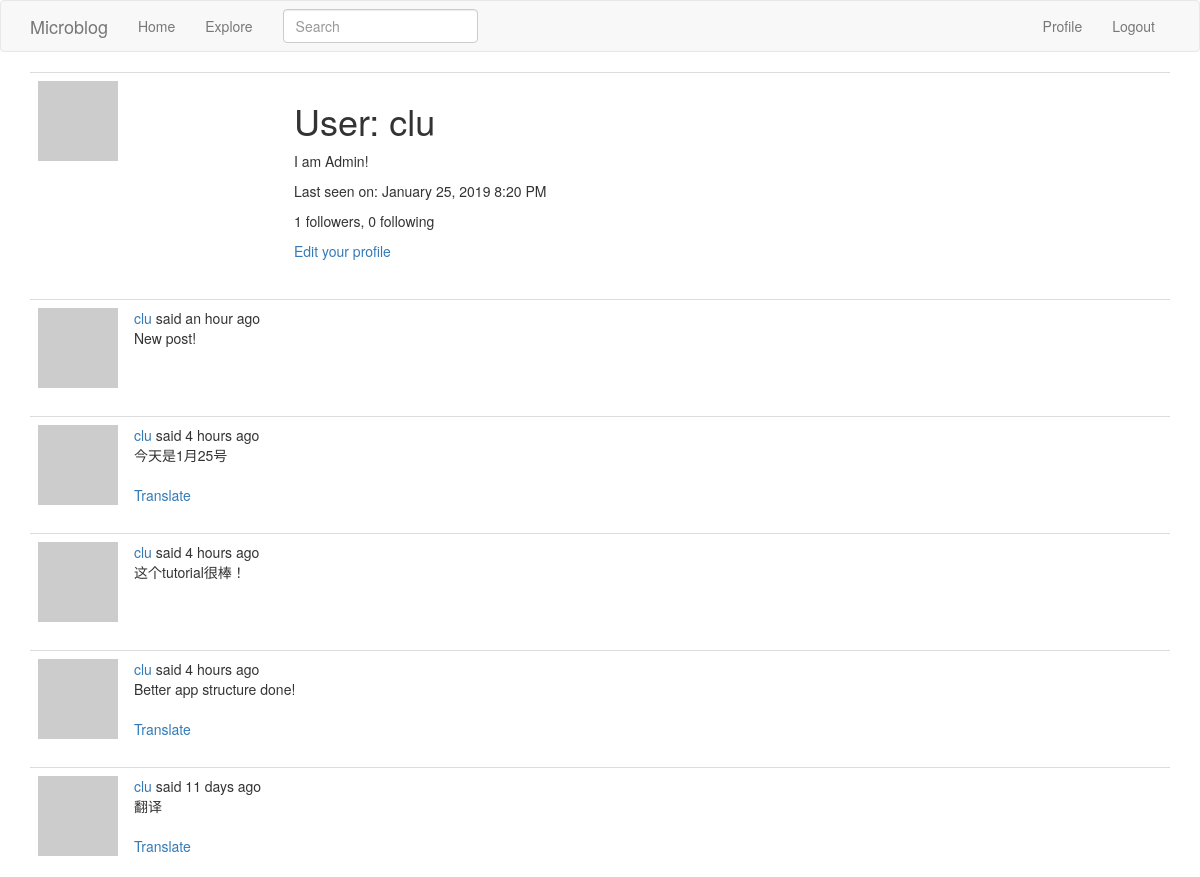
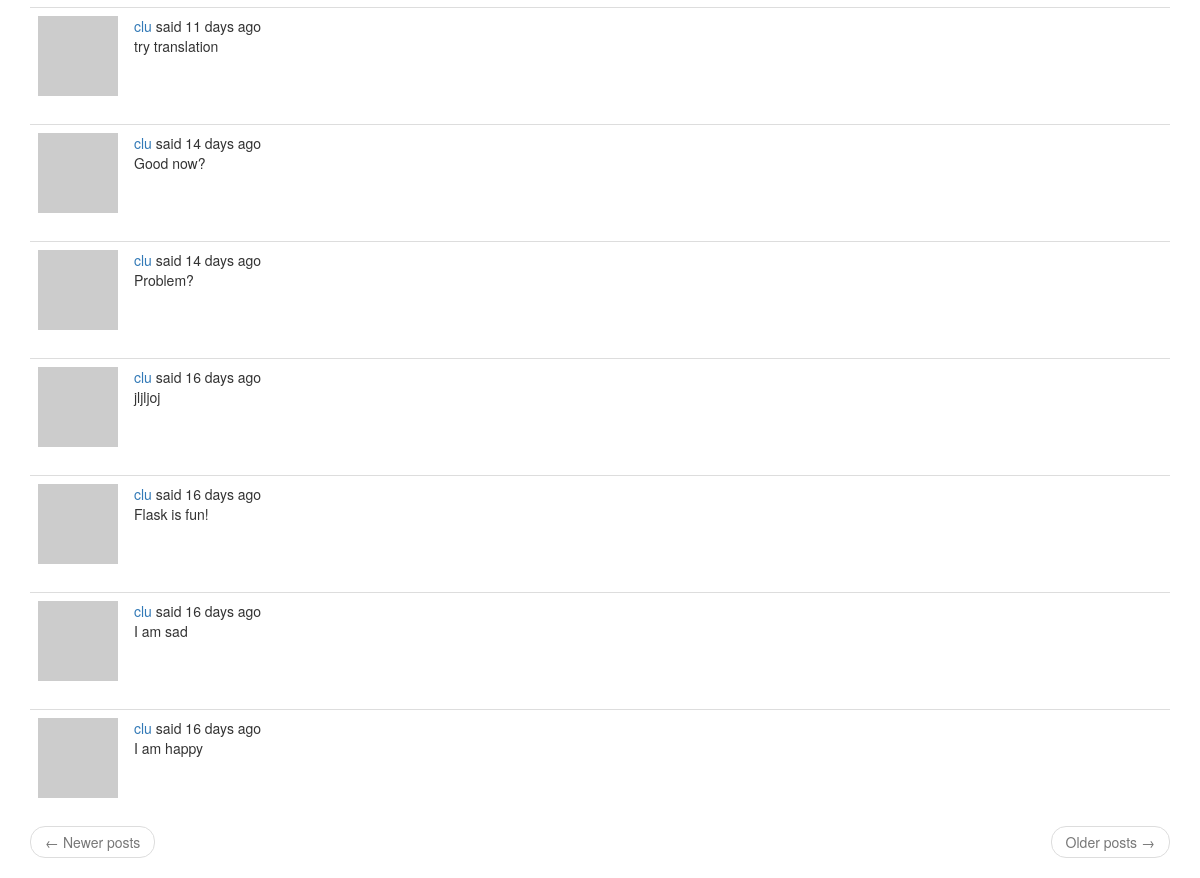
Screenshot of /user/clu (signed in) with the database file from the repository (2 pictures, top to bottom).
### blogApp/models.py (models this page shows, shortened)
class User(UserMixin, db.Model):
  id = db.Column(db.Integer, primary_key = True)
  username = db.Column(db.String(64), index = True, unique = True)
  email = db.Column(db.String(120), index = True, unique = True)
  password_hash = db.Column(db.String(128))
  about_me = db.Column(db.String(140))
  last_seen = db.Column(db.DateTime, default=datetime.utcnow)
  '''
  For a one-to-many relationship, a db.relationship field is normally defined on the "one" side, and is used as a convenient way to get access to the "many".
  The backref argument defines the name of a field that will be added to the objects of the "many" class that points back at the "one" object.
  '''
  posts = db.relationship('Post', backref='author', lazy='dynamic')
  '''
  The __repr__ method tells Python how to print objects of this class, which is going to be useful for debugging.
  '''
  def __repr__(self):
    return '<User {}>'.format(self.username)
  def avatar(self, size):
    digest = md5(self.email.lower().encode('utf-8')).hexdigest()
    return 'https://www.gravatar.com/avatar/{}?d=identicon&s={}'.format(digest, size)
  '''
  many to many relationship
  '''
  followed = db.relationship(
    'User', secondary=followers,
    primaryjoin=(followers.c.follower_id == id),
    secondaryjoin=(followers.c.followed_id == id),
    backref=db.backref('followers', lazy='dynamic'), lazy='dynamic')

class SearchableMixin(object):
  '''
  The method is to see what objects are going to be added, modified, deleted, available as session.new, session.dirty, session.deleted.
  These objects are not going to be available anymore after the session is committed, so I need to save them before the commit takes place.
  I'm using a session._changes dictionary to write these objects in a place that is going to survive the session commit, because as soon as the session is committed I will be using them to update the Elasticsearch index.
 '''
  @classmethod
  def before_commit(cls, session):
    session._changes = {
      'add': list(session.new),
      'update': list(session.dirty),
      'delete':list(session.deleted)
    }
  @classmethod
  def after_commit(cls, session):
    for obj in session._changes['add']:
      if isinstance(obj, SearchableMixin):
        add_to_index(obj.__tablename__, obj)
    for obj in session._changes['update']:
      if isinstance(obj, SearchableMixin):
        add_to_index(obj.__tablename__, obj)
    for obj in session._changes['delete']:
      if isinstance(obj, SearchableMixin):
        remove_from_index(obj.__tablename__, obj)
    session._changes = None
  '''
  The method is to refresh an index with all the data from the relational side.
  '''

class Post(SearchableMixin, db.Model):
    __searchable__ = ['body']
    id = db.Column(db.Integer, primary_key=True)
    body = db.Column(db.String(140))
    timestamp = db.Column(db.DateTime, index=True, default=datetime.utcnow) # timestamp index post so can retrieve them in  chronological order.
    user_id = db.Column(db.Integer, db.ForeignKey('user.id'))
    language = db.Column(db.String(5))

### blogApp/main/routes.py (the view)
@bp.route('/user/<username>')
@login_required
def user(username):
  user = User.query.filter_by(username=username).first_or_404()
  page = request.args.get('page', 1, type=int)
  posts = user.posts.order_by(Post.timestamp.desc()).paginate(
      page, current_app.config['POSTS_PER_PAGE'], False)
  next_url = url_for('main.user', username=user.username, page=posts.next_num) \
      if posts.has_next else None
  prev_url = url_for('main.user', username=user.username, page=posts.prev_num) \
      if posts.has_prev else None
  return render_template('user.html', user=user, posts=posts.items,
                         next_url=next_url, prev_url=prev_url)

### blogApp/main/forms.py
class SearchForm(FlaskForm):
  q = StringField(_l('Search'), validators = [DataRequired()])
  def __init__(self, *args, **kwargs):
    if 'formdata' not in kwargs:
      kwargs['formdata'] = request.args
    if 'csrf_enabled' not in kwargs:
      kwargs['csrf_enabled'] = False #For clickable search links to work, CSRF needs to be disabled
    super(SearchForm, self).__init__(*args, **kwargs)

### blogApp/main/routes.py (called while the page is built)
@bp.before_app_request
def before_request():
  if current_user.is_authenticated:
    current_user.last_seen = datetime.utcnow()
    db.session.commit()
    g.search_form = SearchForm()
  g.locale = str(get_locale())

### blogApp/models.py (called while the page is built)
@login.user_loader
def load_user(id):
    return User.query.get(int(id))

### blogApp/templates/user.html
{% extends "base.html" %}
{% block app_content %}
    <table class="table table-hover">
        <tr>
            <td width="256px"><img src="{{ user.avatar(256) }}"></td>
            <td>
                <h1>{{ _('User') }}: {{ user.username }}</h1>
                {% if user.about_me %}<p>{{ user.about_me }}</p>{% endif %}
                {% if user.last_seen %}
                <p>{{ _('Last seen on') }}: {{ moment(user.last_seen).format('LLL') }}</p>
                {% endif %}
                <p>{{ _('%(count)d followers', count=user.followers.count()) }}, {{ _('%(count)d following', count=user.followed.count()) }}</p>
                {% if user == current_user %}
                <p><a href="{{ url_for('main.edit_profile') }}">{{ _('Edit your profile') }}</a></p>
                {% elif not current_user.is_following(user) %}
                <p><a href="{{ url_for('main.follow', username=user.username) }}">{{ _('Follow') }}</a></p>
                {% else %}
                <p><a href="{{ url_for('main.unfollow', username=user.username) }}">{{ _('Unfollow') }}</a></p>
                {% endif %}
            </td>
        </tr>
    </table>
    {% for post in posts %}
        {% include '_post.html' %}
    {% endfor %}
    <nav aria-label="...">
        <ul class="pager">
            <li class="previous{% if not prev_url %} disabled{% endif %}">
                <a href="{{ prev_url or '#' }}">
                    <span aria-hidden="true">&larr;</span> {{ _('Newer posts') }}
                </a>
            </li>
            <li class="next{% if not next_url %} disabled{% endif %}">
                <a href="{{ next_url or '#' }}">
                    {{ _('Older posts') }} <span aria-hidden="true">&rarr;</span>
                </a>
            </li>
        </ul>
    </nav>
{% endblock %}

### blogApp/templates/_post.html (shortened to what this page needs)
    <table class="table table-hover">
        <tr>
            <td width="70px">
                <a href="{{ url_for('main.user', username=post.author.username) }}">
                    <img src="{{ post.author.avatar(70) }}" />
                </a>
            </td>
            <td>
                {{ _('%(username)s said %(when)s',
                    username=user_link, when=moment(post.timestamp).fromNow()) }}
                <br>
                <span id="post{{ post.id }}">{{ post.body }}</span>
                {% if post.language and post.language != g.locale %}
                <br><br>
                <span id="translation{{ post.id }}">
                    <a href="javascript:translate(
                                '#post{{ post.id }}',
                                '#translation{{ post.id }}',
                                '{{ post.language }}',
                                '{{ g.locale }}');">{{ _('Translate') }}</a>
                </span>
                {% endif %}
            </td>
        </tr>
    </table>

### rows the page displays
User: username "clu", about_me "I am Admin!", last_seen "January 25, 2019 8:20 PM"
Post: body "New post!"
Post: body "今天是1月25号"
Post: body "这个tutorial很棒！"
Post: body "Better app structure done!"
Post: body "翻译"
Post: body "try translation"
Post: body "Good now?"
Post: body "Problem?"
Post: body "jljljoj"
Post: body "Flask is fun!"
Post: body "I am sad"
Post: body "I am happy"
